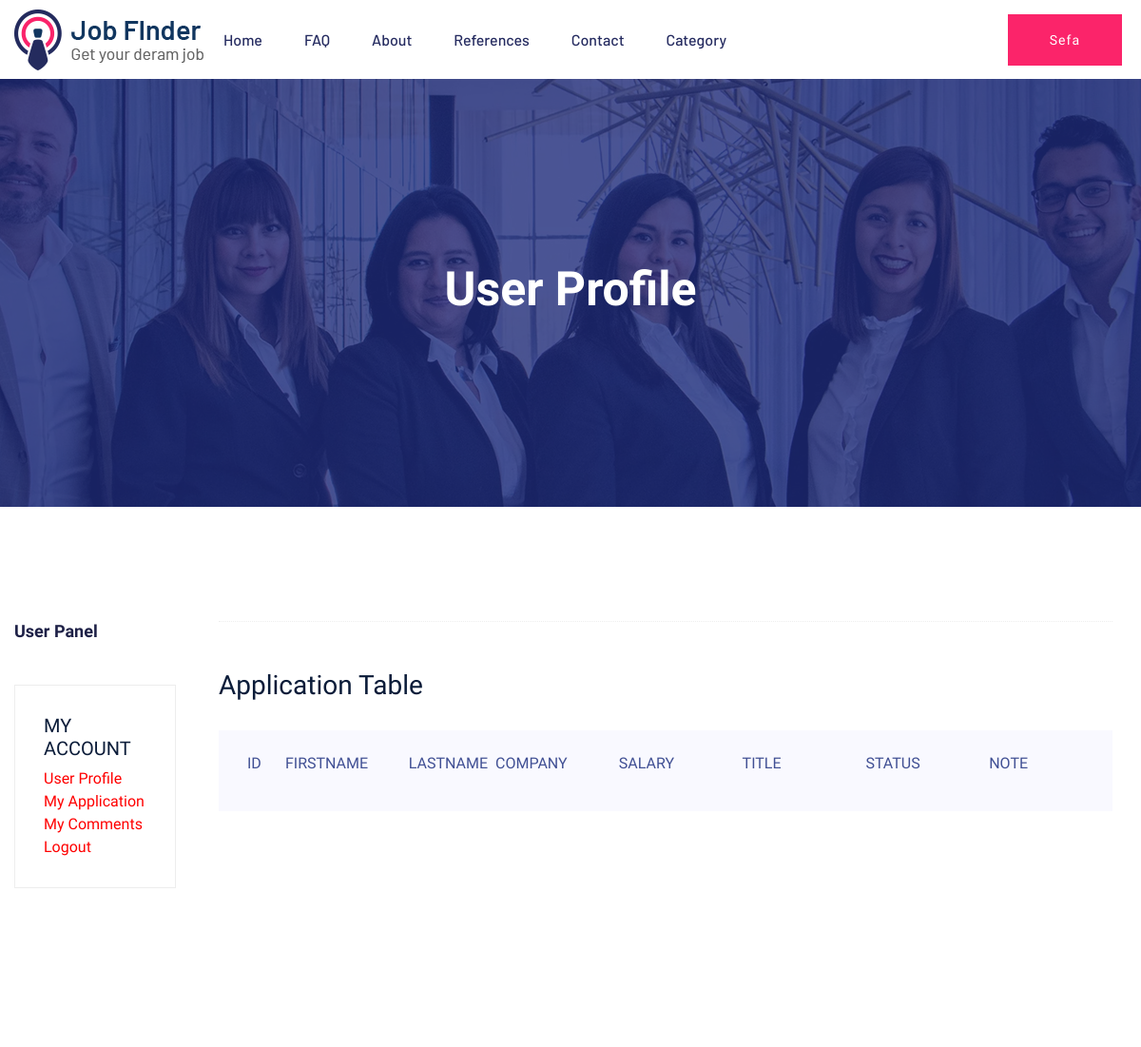
Before: /user/applications/ (signed in, upper part) with the older database file.
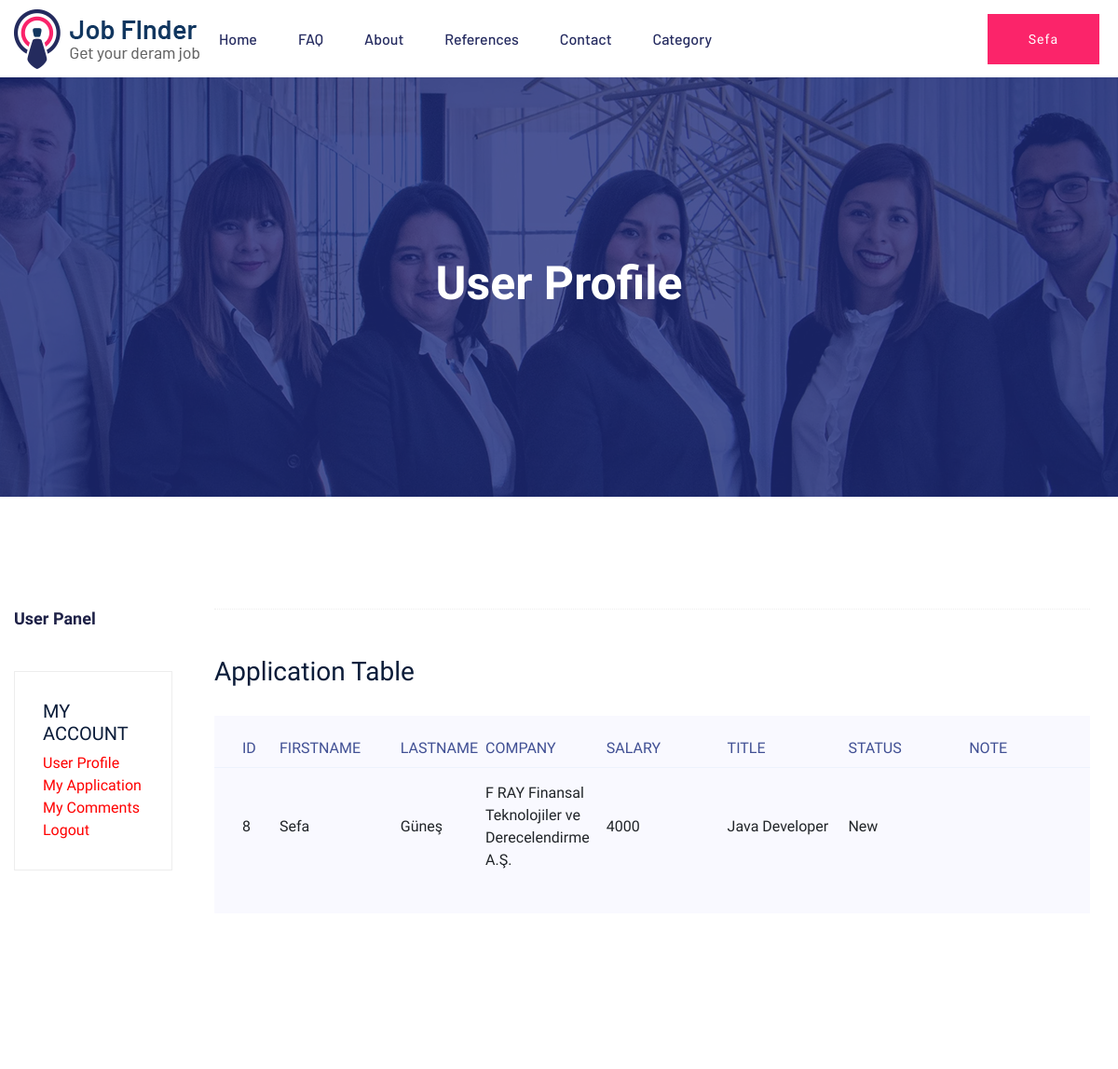
After: the same page with the newer database file.
### application/models.py (models this page shows, shortened)
class Application(models.Model):
    STATUS = (
        ('New', 'New'),
        ('Accepted', 'Accepted'),
        ('Canceled', 'Canceled'),
    )
    user = models.ForeignKey(User, on_delete=models.CASCADE)
    job = models.ForeignKey(Job, on_delete=models.CASCADE)
    first_name = models.CharField(max_length=10)
    last_name = models.CharField(max_length=10)
    salary = models.IntegerField()
    title = models.CharField(max_length=150)
    company = models.CharField(max_length=255)
    status = models.CharField(max_length=10, choices=STATUS, default='New')
    ip = models.CharField(blank=True, max_length=20)
    adminnote = models.CharField(blank=True, max_length=100)
    create_at = models.DateTimeField(auto_now_add=True)
    update_at = models.DateTimeField(auto_now=True)

### user/views.py (the view)
# urls.py: path('applications/', views.applications, name='applications'),
@login_required(login_url='/login') # Check login
def applications(request):
    category = Category.objects.all()
    current_user = request.user
    application = Application.objects.filter(user_id=current_user.id).order_by('-id')
    context = {'category': category,
        'application': application,
    }
    return render(request, 'user_applications.html', context)
    return HttpResponse("Application Listesi")

### user/templates/user_applications.html (shortened to what this page needs)
{% extends "homebase.html" %}
{% block body %}
<div class="slider-area ">
    {% load static %}
        <div class="single-slider section-overly slider-height2 d-flex align-items-center" data-background="{%static 'assets/img/hero/about.jpg'%}">
            <div class="container">
                <div class="row">
                    <div class="col-xl-12">
                        <div class="hero-cap text-center">
                            <h2>User Profile</h2>
                        </div>
                    </div>
                </div>
            </div>
        </div>
    </div>
    <div class="job-listing-area pt-120 pb-120">
        <div class="container">
            <div class="row">
                <div class="col-xl-2 col-lg-2 col-md-2">
                    <div class="row">
                        <div class="col-12">
                            <div class="small-section-tittle2 mb-45">
                                <h4>User Panel</h4>
                            </div>
                        </div>
                    </div>
                    <div class="job-category-listing mb-50">
                        <div class="single-listing">
                            <div class="small-section-tittle2">
                                <h5>MY ACCOUNT</h5>
                                {% include "user_panel.html" %}
                            </div>
                        </div>
                    </div>
                </div>
                <div class="col-xl-10 col-lg-10 col-md-10">
                    <section class="featured-job-area">
                        <div class="container">
                            <div class="section-top-border">
                                <h3 class="mb-30">Application Table</h3>
                                <div class="progress-table-wrap">
                                    <div class="progress-table">
                                        <div class="table-head">
                                            <div class="serial">Id</div>
                                            <div class="country">FirstName</div>
                                            <div class="visit">LastName </div>
                                            <div class="country">Company</div>
                                            <div class="country">Salary</div>
                                            <div class="country">Title</div>
                                            <div class="country">Status</div>
                                            <div class="country">Note</div>
                                        </div>
                                        {% for rs in application %}
                                        <div class="table-row">
                                            <div class="serial">{{rs.id}}</div>
                                            <div class="country">{{rs.first_name}}</div>
                                            <div class="visit">{{rs.last_name}}</div>
                                            <div class="country">{{rs.company}}</div>
                                            <div class="country">{{rs.salary}}</div>
                                            <div class="country">{{rs.title}}</div>
                                            <div class="country">{{rs.status}}</div>
                                             <div class="country">{{rs.adminnote}}</div>
                                        </div>
                                        {% endfor %}
                      </div>
            </div>
 </div>
 </div>
                    </section>
                </div>
            </div>
        </div>
    </div>
{% endblock %}

Changed rows visible on the page:
added Application: id "8", first_name "Sefa", last_name "Güneş", company "F RAY Finansal Teknolojiler ve Derecelendirme A.Ş.", salary "4000", title "Java Developer", status "New"
